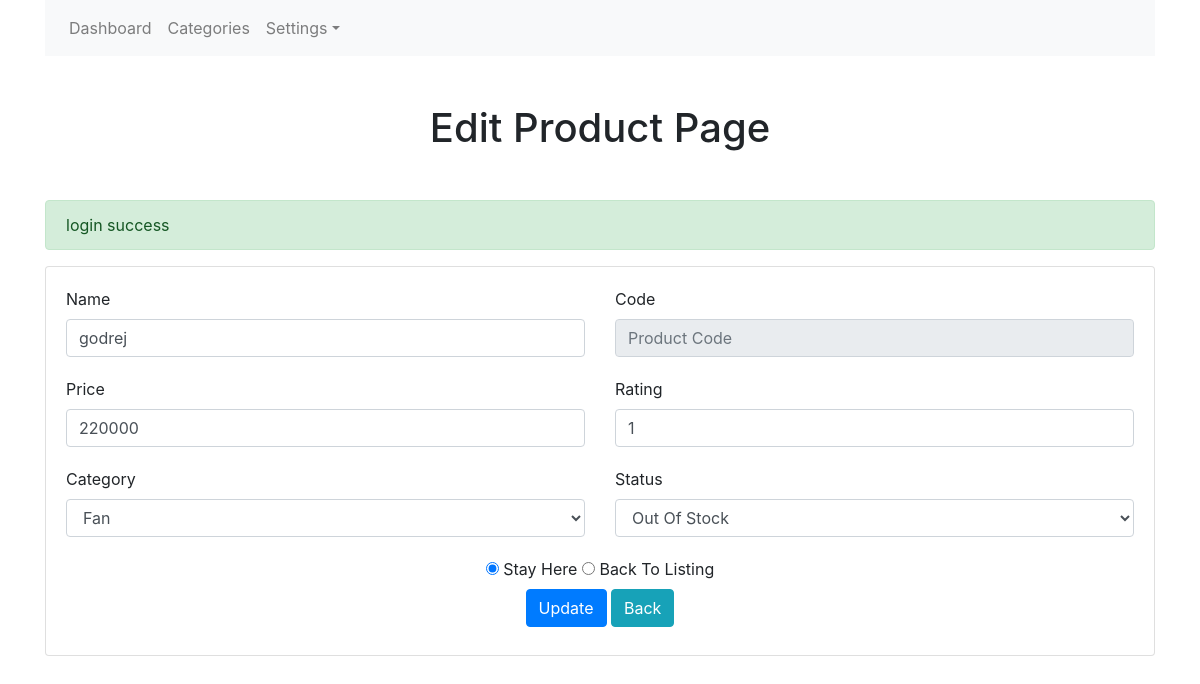
/edit_product.php?product_id=11 (signed in), run on the app's committed database.
### tables this page shows
CREATE TABLE `products` (
  `product_id` int(11) NOT NULL,
  `product_name` varchar(255) NOT NULL,
  `code` varchar(255) NOT NULL,
  `product_price` varchar(255) NOT NULL,
  `quantity` varchar(255) NOT NULL,
  `category_id` int(11) NOT NULL,
  `rating` varchar(255) NOT NULL,
  `status` enum('yes','no') NOT NULL DEFAULT 'yes'
);

### user_db.php (called while the page is built, shortened)
<?php
    function get_categories(){
        $con = db_credentials();
        $csql = "select * from categories order by category_name asc";
        $cquery = mysqli_query($con,$csql);
        if(mysqli_num_rows($cquery)>0){
            $arr =[];
            while($row = mysqli_fetch_assoc($cquery)){
                $row['category_name'] = ucfirst($row['category_name']);
            $arr[] = $row;
            }
        }
        return $arr;
    }
    function edit_product_data($id){
        $con = db_credentials();
        $sql = "select * from products where product_id = $id";
        $query = mysqli_query($con,$sql);
        $data = mysqli_fetch_assoc($query);
        return $data;
    }
?>

### edit_product.php (the view, shortened to what this page needs)
<?php session_start();
if($_SESSION['logged_in']){
    include_once('user_db.php');
?>
<!doctype html>
<html lang="en">
  <head>
    <link rel="stylesheet" href="https://stackpath.bootstrapcdn.com/bootstrap/4.3.1/css/bootstrap.min.css">
  </head>
  <body>
        <div class="container">
        <?php include_once('header.php');?>
    <h1 class="text-center mt-5 mb-5">Edit Product Page</h1>
      <?php
        if(isset($_SESSION['success'])){
          echo '<div class="alert alert-success" role="alert">';
          echo $_SESSION['success'];
          echo '</div>';
        }
        $product_id = $_GET['product_id'];
        $data = edit_product_data($product_id);
      ?>
        <div class="row">
            <div class="col-md-12">
                <div class="card">
                    <div class="card-body">
                        <form action="user_db.php" method="post" onsubmit="return validate_editProduct();">
                            <div class="row">
                                <div class="form-group col-md-6">
                                    <label for="oldpassword">Name</label>
                                    <input type="text" class="form-control" id="name" name="name" value="<?php echo $data['product_name'];?>" placeholder="Product Name">
                                </div>
                                <div class="form-group col-md-6">
                                    <label for="exampleInputPassword1">Code</label>
                                    <input type="nubmer" class="form-control" id="code" name="code" value="<?php echo $data['code'];?>" readonly placeholder="Product Code">
                                </div>
                            </div>
                            <div class="row">
                                <div class="form-group col-md-6">
                                    <label for="exampleInputPassword1">Price</label>
                                    <input type="text" class="form-control" id="price" name="price" value="<?php echo $data['product_price'];?>" placeholder="Product Price">
                                </div>
                                <div class="form-group col-md-6">
                                    <label for="exampleInputPassword1">Rating</label>
                                    <input type="nubmer" class="form-control" id="rating" name="rating" value="<?php echo $data['rating'];?>" placeholder="Product Rating">
                                </div>
                            </div>
                            <div class="row">
                            <div class="form-group col-md-6">
                                    <label for="exampleInputPassword1">Category</label>
                                    <select name="category" id="category" class="form-control">
                                      <?php
                                        $categories_data = get_categories();
                                        foreach($categories_data as $key=>$row){
                                              if($row['category_id'] == $data['category_id']){
                                                  $selected = 'selected';
                                              }else{
                                                  $selected = '';
                                              }
                                            echo '<option value="'.$row['category_id'].'" '.$selected.'>'.ucfirst($row['category_name']).'</option>';
                                          }
                                      ?>
                                    </select>
                                </div>
                                <div class="form-group col-md-6">
                                    <label for="exampleInputPassword1">Status</label>
                                    <select name="status" id="status" class="form-control">
                                      <option value="no" <?php if($data['status'] == 'no'){ echo 'selected';}?>>Out Of Stock</option>
                                    </select>
                                </div>
                            </div>
                            <div class="row">
                                <div class="col-md-12 text-center">
                                    <label><input type="radio" class="" name="stay" id="stay" value="stay_here" checked> Stay Here</label>
                                    <label><input type="radio" class="" name="stay" id="stay" value="back_to_dashboard"> Back To Listing</label>
                                </div>
                            </div>
                            <div class="row">
                                <div class="col-md-12 text-center">
                                    <input type="submit" class="btn btn-primary mb-2" name="edit_product" id="edit_product" value="Update">
                                    <a href="dashboard.php" class="btn btn-info mb-2">Back</a>
                                </div>
                            </div>
                        </form>
                    </div>
                </div>
            </div>
        </div>
    </div>
  </body>
  <?php
    }else{
        echo 'You have been logged out. <a href="index.php">Go back</a>';
    }
  ?>
</html>

### data on the page
products: name "godrej", price "220000", rating "1", status "Out Of Stock"

### other printed values
$_SESSION['success'] "login success"
form field category "Fan"
